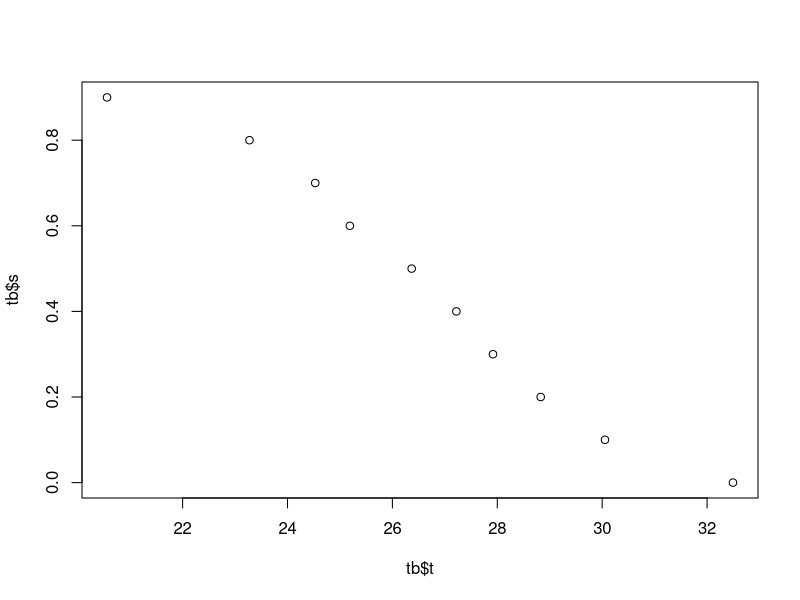
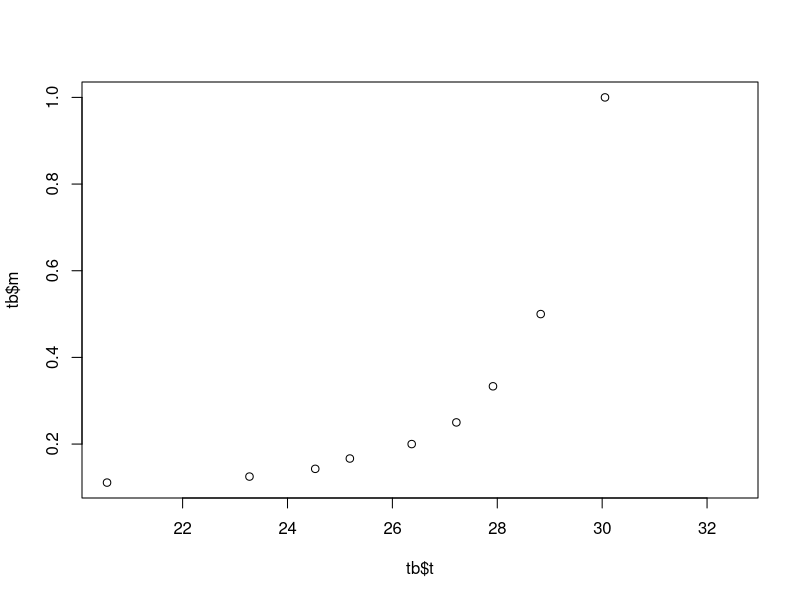
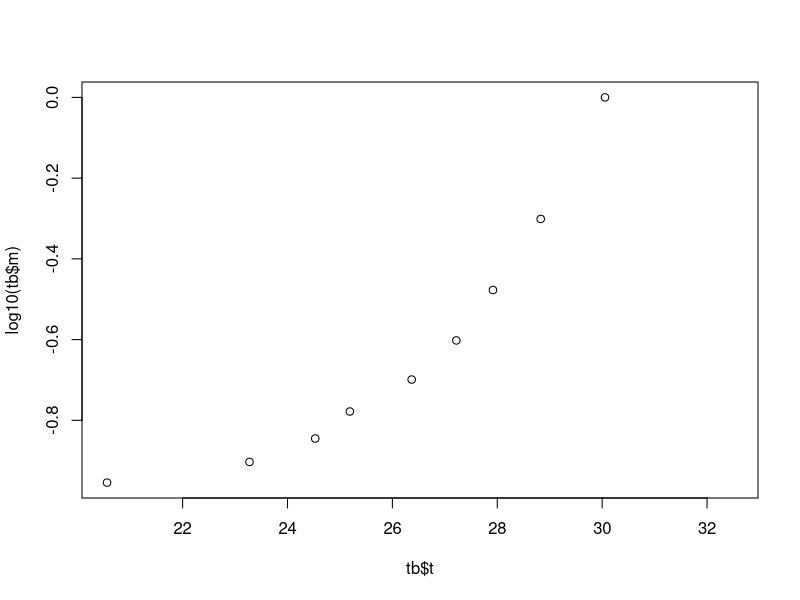
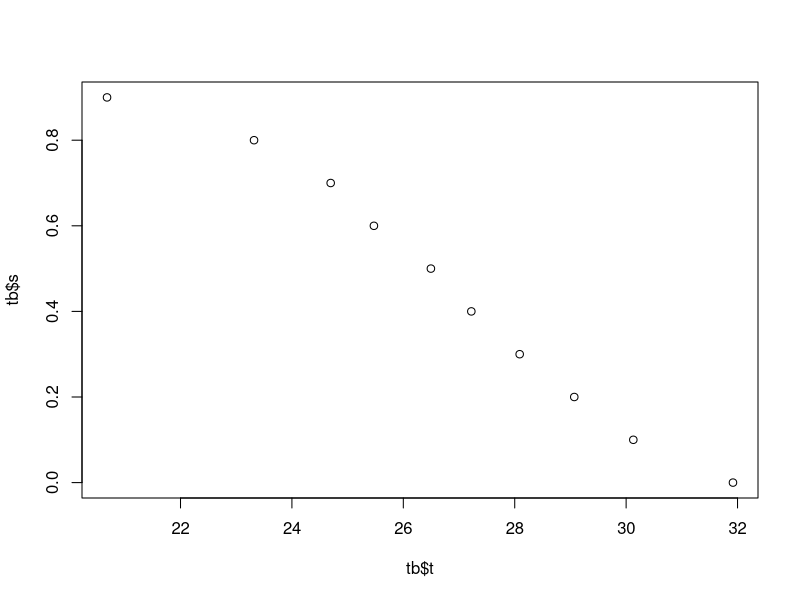
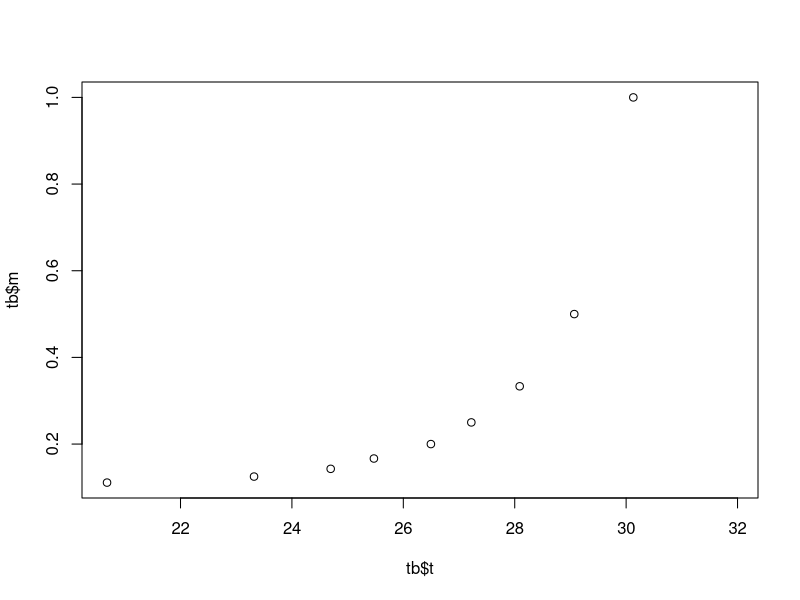
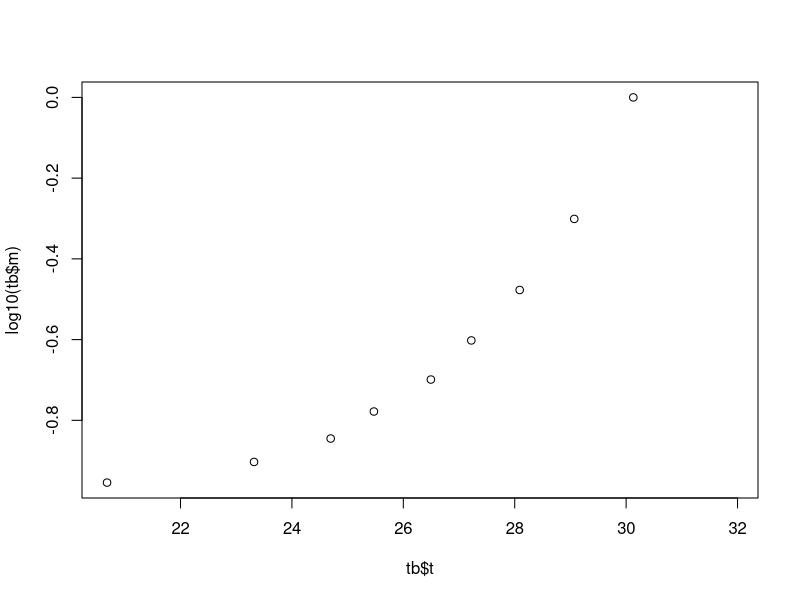
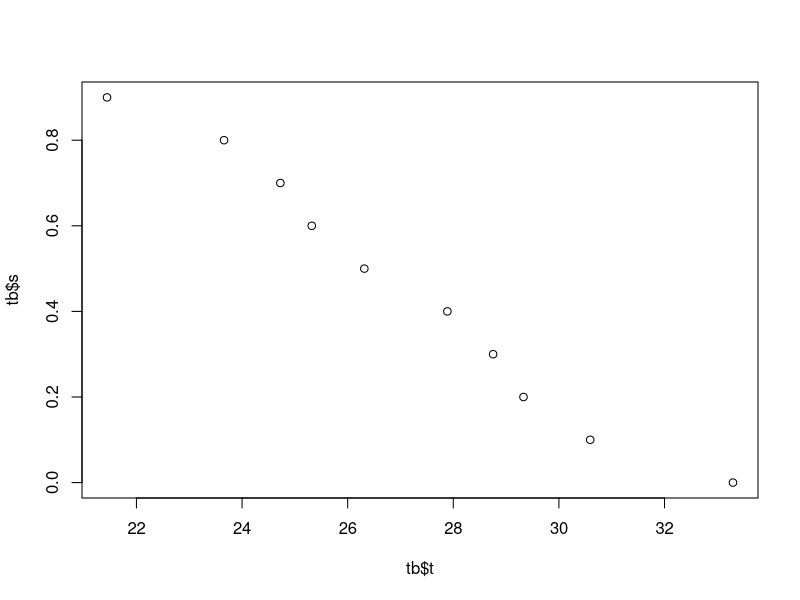
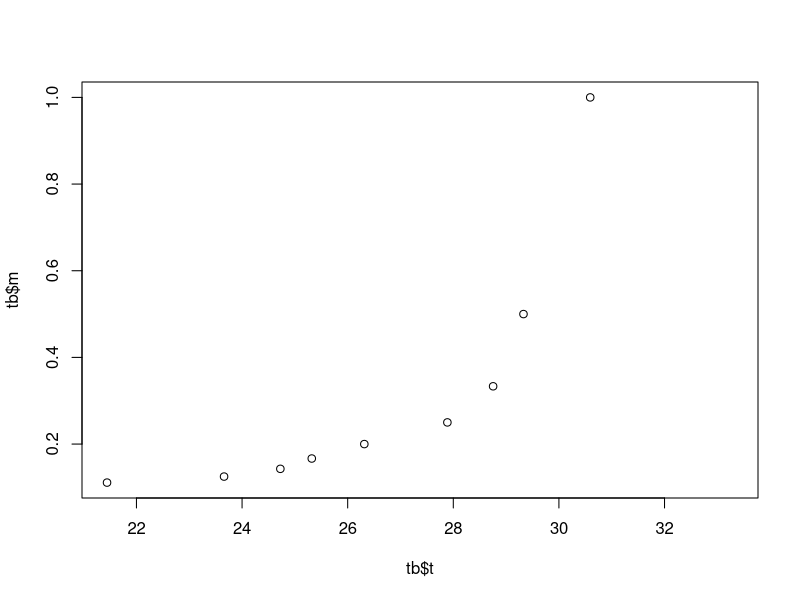

These charts were generated, in order, by the following R code:
# 2013 April 15
#Poisson network

# Compare power-law, poisson, and regular network model of aging. 

rm(list=ls());

calculate.s.m = function( lifespan, bin.size=10 ){ #lifespan is simulated data
   my.data = sort( lifespan[!is.na(lifespan)] );
   my.max = max(my.data)
   my.interval.size = bin.size
   deathFreq = c(NA, NA)
   for ( i in 1:round(length(my.data) / my.interval.size))  {
     sub = my.data[ ((i-1)* my.interval.size + 1) : (i* my.interval.size) ]
     deathFreq = rbind( deathFreq, c(mean(sub, na.rm=T), my.interval.size) )
   }
   deathFreq = data.frame(deathFreq)
   deathFreq = deathFreq[-1,] #remove NA
   #deathFreq       = table( my.data )
   deathCumulative = deathFreq
   for( i in 2:length(deathFreq[,1])) {
        deathCumulative[i, 2] = deathCumulative[i-1, 2] + deathCumulative[i, 2]                
   }
   tot = length(my.data)
   s = 1 - deathCumulative[,2]/tot
   currentLive  = tot - deathCumulative[,2]        
   m =  deathFreq[,2] / currentLive; 

   #list( s=s, t=unique(my.data));
   #ret = data.frame( cbind(s, m, unique(my.data)));
   ret = data.frame( cbind(s, m, deathFreq[,1]) );
   names(ret) = c("s", "m", "t");
   ret;
}

#test
lifespan = rnorm(1000, mean=100, sd=10)
ret = calculate.s.m(lifespan)

NSims = 20
CV = numeric(NSims)
mm = 20;  # numOfBlocks in a system
Npop = 1E2; # numOfSystems (individuals), ie population size
#mymean = 0.1; 
#mysds = c(0.1, 0.3, 0.5, 1, 1.3, 1.5);
#mysds = c(0.2);
meanMu = 0.1

for ( sim in 1:NSims) {
#for ( mysd in mysds) { #sd loop
  #containers
  SystemAges = numeric(Npop);#store the lifespan for all individuals 
  BlockAges = numeric(mm) #buffer for temporary storage
 
 for( i in 1: Npop){  # i-th individual in the population
   
   #nn = rep(50,mm) ; #regular network
   nn = rpois(mm, 50); # numOfElements for mm modules
   # this can be changed to power-law distribution

   for( j in 1:mm) {#Block loop
     #mu.vec strores the constant failure rates of elements
     #We are not sure whether mu.vec should be inside of Nop loop
     #mu.vec = rlnorm(n[j], mean=0.005, sd=1) #Element constant mortality rates
     
     #In GG01 paper, mu.vec are the same. 
     mu.vec = rep(meanMu, nn[j])
     ElementAges =  rexp(nn[j], rate=mu.vec);    
     
     #maximum of elelementAges -> BlackAges
     BlockAges[j] = round( max(ElementAges), 2 );  
  }
  SystemAges[i] = min(BlockAges)  
 }

CV[sim] = mean( SystemAges ) / sd(SystemAges )

tb = calculate.s.m( SystemAges )
head(tb)
plot( tb$s ~ tb$t)
plot(tb$m ~ tb$t)
plot(log10(tb$m) ~ tb$t)

#sub = tb[1:floor(length(tb[,1])/4), ]
#sub = tb[ tb$s > 0.25, ]
#with( sub, plot( m ~ t))
#with( sub, plot( s~ t ))

#sub$m[sub$m==0] = NA;  #remove zero for log operations
#plot (log(sub$m) ~ sub$t, main = paste("sd=", mysd) ) #plot the mortality ~ age

#} #sd loop
}#NSims loop
  
CV
